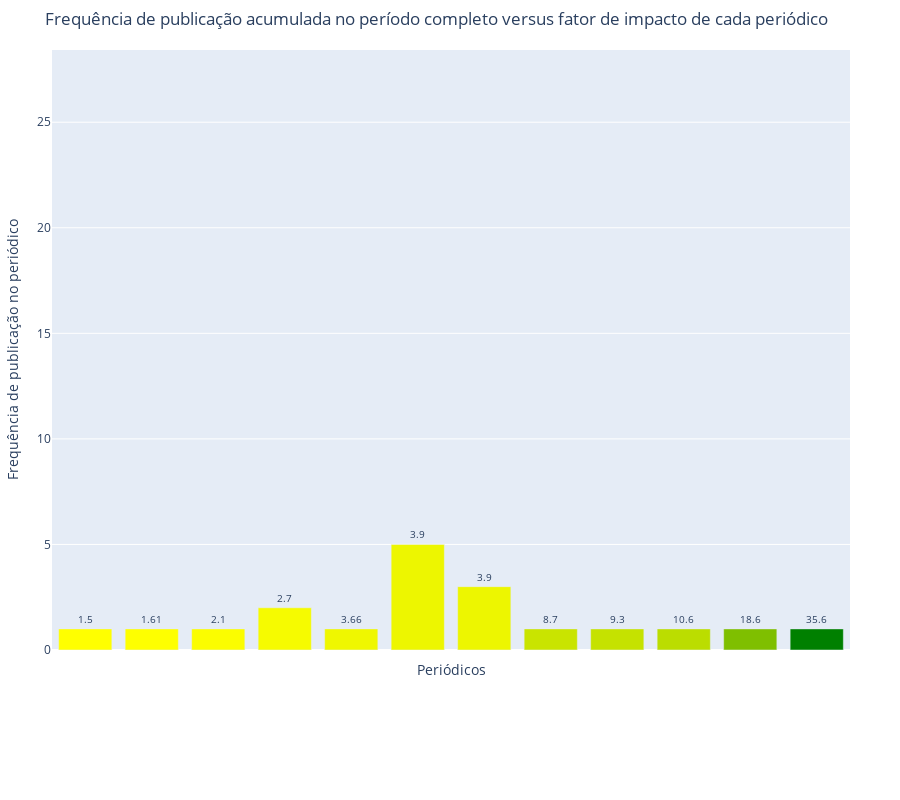

Here is the notebook cell this chart was saved with:
### Code cell
# Chame a função com sua lista de dados jcr_properties_list
plot_vertbar(result_json)

### Figure 1 — Plotly figure (JSON) as saved in the notebook; plotly's stock layout.template omitted (floating-point values rounded to 4 significant figures)
{"data": [{"alignmentgroup": "True", "customdata": [[1.5, "JCR 2022"]], "hovertemplate": "data-issn=%{x}<br>issn_count=%{y}<br>text=%{text}<br>impact-factor=%{customdata[0]}<br>jcr_year=%{customdata[1]}<extra></extra>", "legendgroup": "", "marker": {"color": "#ffff00", "pattern": {"shape": ""}}, "name": "", "offsetgroup": "", "orientation": "v", "showlegend": false, "text": [1.5], "textfont": {"size": 10}, "textposition": "outside", "texttemplate": "%{text}", "type": "bar", "x": ["10557148"], "xaxis": "x", "y": [1], "yaxis": "y"}, {"alignmentgroup": "True", "customdata": [[1.614, "JCR 2018"]], "hovertemplate": "data-issn=%{x}<br>issn_count=%{y}<br>text=%{text}<br>impact-factor=%{customdata[0]}<br>jcr_year=%{customdata[1]}<extra></extra>", "legendgroup": "", "marker": {"color": "#feff00", "pattern": {"shape": ""}}, "name": "", "offsetgroup": "", "orientation": "v", "showlegend": false, "text": [1.61], "textfont": {"size": 10}, "textposition": "outside", "texttemplate": "%{text}", "type": "bar", "x": ["15501329"], "xaxis": "x", "y": [1], "yaxis": "y"}, {"alignmentgroup": "True", "customdata": [[2.1, "JCR 2022"]], "hovertemplate": "data-issn=%{x}<br>issn_count=%{y}<br>text=%{text}<br>impact-factor=%{customdata[0]}<br>jcr_year=%{customdata[1]}<extra></extra>", "legendgroup": "", "marker": {"color": "#fbfd00", "pattern": {"shape": ""}}, "name": "", "offsetgroup": "", "orientation": "v", "showlegend": false, "text": [2.1], "textfont": {"size": 10}, "textposition": "outside", "texttemplate": "%{text}", "type": "bar", "x": ["10745351"], "xaxis": "x", "y": [1], "yaxis": "y"}, {"alignmentgroup": "True", "customdata": [[2.7, "JCR 2022"]], "hovertemplate": "data-issn=%{x}<br>issn_count=%{y}<br>text=%{text}<br>impact-factor=%{customdata[0]}<br>jcr_year=%{customdata[1]}<extra></extra>", "legendgroup": "", "marker": {"color": "#f6fb00", "pattern": {"shape": ""}}, "name": "", "offsetgroup": "", "orientation": "v", "showlegend": false, "text": [2.7], "textfont": {"size": 10}, "textposition": "outside", "texttemplate": "%{text}", "type": "bar", "x": ["20763417"], "xaxis": "x", "y": [2], "yaxis": "y"}, {"alignmentgroup": "True", "customdata": [[3.662, "JCR 2021"]], "hovertemplate": "data-issn=%{x}<br>issn_count=%{y}<br>text=%{text}<br>impact-factor=%{customdata[0]}<br>jcr_year=%{customdata[1]}<extra></extra>", "legendgroup": "", "marker": {"color": "#eff700", "pattern": {"shape": ""}}, "name": "", "offsetgroup": "", "orientation": "v", "showlegend": false, "text": [3.66], "textfont": {"size": 10}, "textposition": "outside", "texttemplate": "%{text}", "type": "bar", "x": ["18685137"], "xaxis": "x", "y": [1], "yaxis": "y"}, {"alignmentgroup": "True", "customdata": [[3.9, "JCR 2022"], [3.9, "JCR 2022"]], "hovertemplate": "data-issn=%{x}<br>issn_count=%{y}<br>text=%{text}<br>impact-factor=%{customdata[0]}<br>jcr_year=%{customdata[1]}<extra></extra>", "legendgroup": "", "marker": {"color": "#edf600", "pattern": {"shape": ""}}, "name": "", "offsetgroup": "", "orientation": "v", "showlegend": false, "text": [3.9, 3.9], "textfont": {"size": 10}, "textposition": "outside", "texttemplate": "%{text}", "type": "bar", "x": ["14248220", "21693536"], "xaxis": "x", "y": [5, 3], "yaxis": "y"}, {"alignmentgroup": "True", "customdata": [[8.7, "JCR 2022"]], "hovertemplate": "data-issn=%{x}<br>issn_count=%{y}<br>text=%{text}<br>impact-factor=%{customdata[0]}<br>jcr_year=%{customdata[1]}<extra></extra>", "legendgroup": "", "marker": {"color": "#c9e400", "pattern": {"shape": ""}}, "name": "", "offsetgroup": "", "orientation": "v", "showlegend": false, "text": [8.7], "textfont": {"size": 10}, "textposition": "outside", "texttemplate": "%{text}", "type": "bar", "x": ["10848045"], "xaxis": "x", "y": [1], "yaxis": "y"}, {"alignmentgroup": "True", "customdata": [[9.3, "JCR 2022"]], "hovertemplate": "data-issn=%{x}<br>issn_count=%{y}<br>text=%{text}<br>impact-factor=%{customdata[0]}<br>jcr_year=%{customdata[1]}<extra></extra>", "legendgroup": "", "marker": {"color": "#c5e200", "pattern": {"shape": ""}}, "name": "", "offsetgroup": "", "orientation": "v", "showlegend": false, "text": [9.3], "textfont": {"size": 10}, "textposition": "outside", "texttemplate": "%{text}", "type": "bar", "x": ["08908044"], "xaxis": "x", "y": [1], "yaxis": "y"}, {"alignmentgroup": "True", "customdata": [[10.6, "JCR 2022"]], "hovertemplate": "data-issn=%{x}<br>issn_count=%{y}<br>text=%{text}<br>impact-factor=%{customdata[0]}<br>jcr_year=%{customdata[1]}<extra></extra>", "legendgroup": "", "marker": {"color": "#bbdd00", "pattern": {"shape": ""}}, "name": "", "offsetgroup": "", "orientation": "v", "showlegend": false, "text": [10.6], "textfont": {"size": 10}, "textposition": "outside", "texttemplate": "%{text}", "type": "bar", "x": ["23274662"], "xaxis": "x", "y": [1], "yaxis": "y"}, {"alignmentgroup": "True", "customdata": [[18.6, "JCR 2022"]], "hovertemplate": "data-issn=%{x}<br>issn_count=%{y}<br>text=%{text}<br>impact-factor=%{customdata[0]}<br>jcr_year=%{customdata[1]}<extra></extra>", "legendgroup": "", "marker": {"color": "#7fbf00", "pattern": {"shape": ""}}, "name": "", "offsetgroup": "", "orientation": "v", "showlegend": false, "text": [18.6], "textfont": {"size": 10}, "textposition": "outside", "texttemplate": "%{text}", "type": "bar", "x": ["15662535"], "xaxis": "x", "y": [1], "yaxis": "y"}, {"alignmentgroup": "True", "customdata": [[35.6, "JCR 2022"]], "hovertemplate": "data-issn=%{x}<br>issn_count=%{y}<br>text=%{text}<br>impact-factor=%{customdata[0]}<br>jcr_year=%{customdata[1]}<extra></extra>", "legendgroup": "", "marker": {"color": "#008000", "pattern": {"shape": ""}}, "name": "", "offsetgroup": "", "orientation": "v", "showlegend": false, "text": [35.6], "textfont": {"size": 10}, "textposition": "outside", "texttemplate": "%{text}", "type": "bar", "x": ["1553877X"], "xaxis": "x", "y": [1], "yaxis": "y"}, {"alignmentgroup": "True", "customdata": [[null, null], [null, null]], "hovertemplate": "data-issn=%{x}<br>issn_count=%{y}<br>text=%{text}<br>impact-factor=%{customdata[0]}<br>jcr_year=%{customdata[1]}<extra></extra>", "legendgroup": "", "marker": {"color": "#808080", "pattern": {"shape": ""}}, "name": "", "offsetgroup": "", "orientation": "v", "showlegend": false, "text": [null, null], "textfont": {"size": 10}, "textposition": "outside", "texttemplate": "%{text}", "type": "bar", "x": [null, null], "xaxis": "x", "y": [15, 12], "yaxis": "y"}], "layout": {"barmode": "relative", "height": 800, "legend": {"tracegroupgap": 0}, "margin": {"b": 150, "l": 50, "r": 50, "t": 50}, "title": {"text": "Frequência de publicação acumulada no período completo versus fator de impacto de cada periódico"}, "xaxis": {"anchor": "y", "domain": [0, 1], "tickangle": -45, "ticktext": ["International Journal of Network Management", "International Journal of Distributed Sensor Networks", "International Journal of Communication Systems", "Applied Sciences", "Journal of Ambient Intelligence and Humanized Computing", "Sensors", "IEEE Access", "Journal of Network and Computer Applications", "IEEE Network", "IEEE Internet of Things Journal", "Information Fusion", "IEEE Communications Surveys & Tutorials", "International Journal of Hybrid Intelligent Systems", null], "tickvals": [null, null, null, null, null, null, null, null, null, null, null, null, null, "MISSING"], "title": {"text": "Periódicos"}}, "yaxis": {"anchor": "x", "autorange": true, "domain": [0, 1], "title": {"text": "Frequência de publicação no periódico"}}}}
